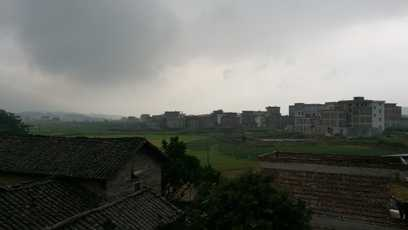
#> input picture pic/rain2.jpg, 408 x 230 px, found by its file name
$ python histogram.py
#> lines starting #> are read from the running program, lines starting #| are printed output that depends on the picture
import cv2 as cv
import numpy as np
import matplotlib.pyplot as plt

img = cv.imread("pic/rain2.jpg", cv.IMREAD_COLOR)
#> img is the input picture: shape (230, 408, 3); mean B, G, R 100.9, 105.9, 103.6

plt.subplot(121)
plt.imshow(img[:, :, [2, 1, 0]])
plt.xticks([]), plt.yticks([])

plt.subplot(122)
plt.hist(img.ravel(), 256, [0, 256])
plt.xticks([]), plt.yticks([])

plt.show()
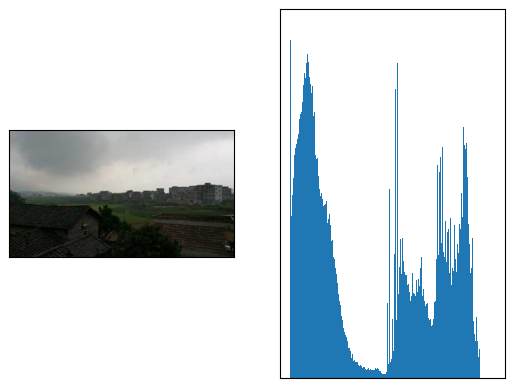
#> figure drawn by matplotlib, 2 panels

$ run again, with pic/bfmatcher.jpg copied over pic/rain2.jpg
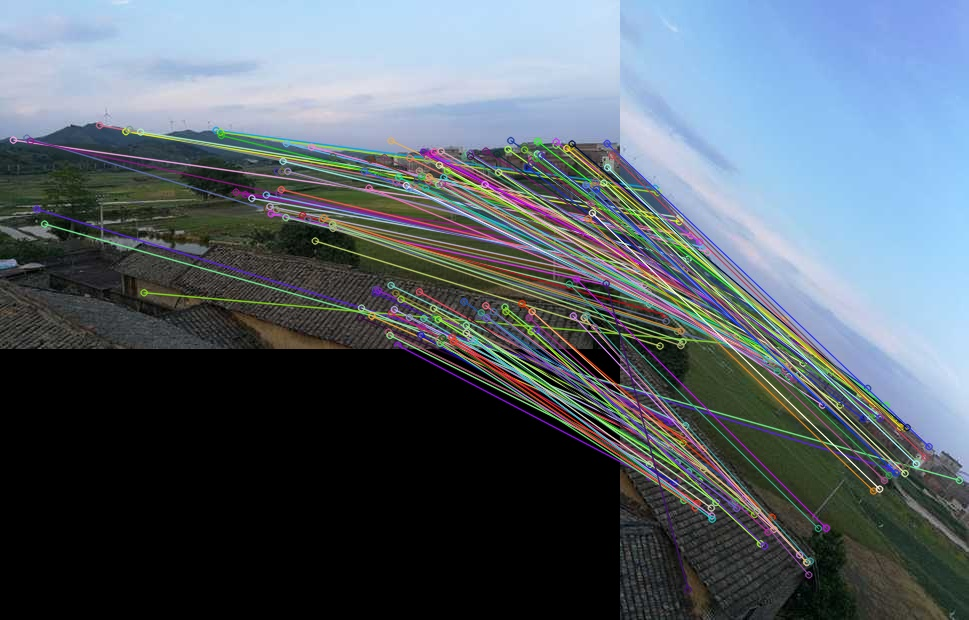
#> input picture pic/bfmatcher.jpg, 969 x 620 px, found by its file name
#> img is the input picture: shape (620, 969, 3); mean B, G, R 105.8, 96.8, 86
#> `plt.show()`:
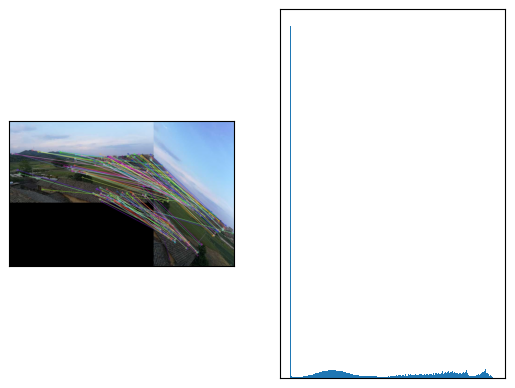
#> figure drawn by matplotlib, 2 panels

$ run again, with pic/blox.jpg copied over pic/rain2.jpg
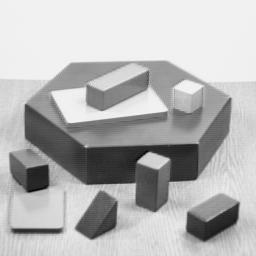
#> input picture pic/blox.jpg, 256 x 256 px, found by its file name
#> img is the input picture: shape (256, 256, 3); min 0, max 252, mean 182.8
#> `plt.show()`:
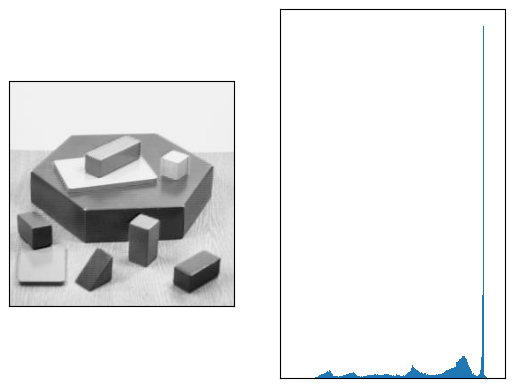
#> figure drawn by matplotlib, 2 panels
